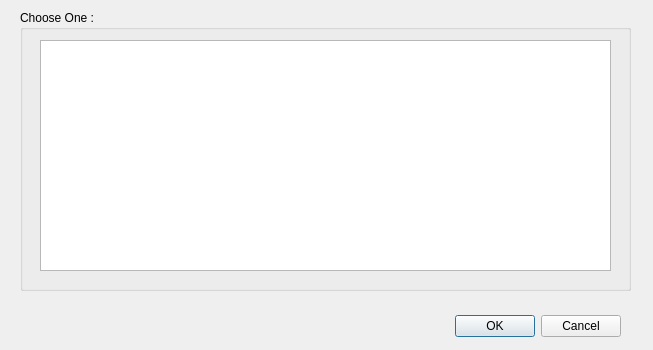
<?xml version="1.0" encoding="UTF-8"?>
<ui version="4.0">
 <class>subtreeDialog</class>
 <widget class="QDialog" name="subtreeDialog">
  <property name="geometry">
   <rect>
    <x>0</x>
    <y>0</y>
    <width>653</width>
    <height>350</height>
   </rect>
  </property>
  <property name="windowTitle">
   <string>Choose One</string>
  </property>
  <property name="windowIcon">
   <iconset resource="icons.qrc">
    <normaloff>:/SR_icon.png</normaloff>:/SR_icon.png</iconset>
  </property>
  <widget class="QDialogButtonBox" name="subtreeOK">
   <property name="geometry">
    <rect>
     <x>280</x>
     <y>310</y>
     <width>341</width>
     <height>32</height>
    </rect>
   </property>
   <property name="orientation">
    <enum>Qt::Horizontal</enum>
   </property>
   <property name="standardButtons">
    <set>QDialogButtonBox::Cancel|QDialogButtonBox::Ok</set>
   </property>
  </widget>
  <widget class="QGroupBox" name="groupBox">
   <property name="geometry">
    <rect>
     <x>20</x>
     <y>10</y>
     <width>611</width>
     <height>281</height>
    </rect>
   </property>
   <property name="title">
    <string>Choose One :</string>
   </property>
   <widget class="QListWidget" name="subtreeList">
    <property name="geometry">
     <rect>
      <x>20</x>
      <y>30</y>
      <width>571</width>
      <height>231</height>
     </rect>
    </property>
   </widget>
  </widget>
 </widget>
 <resources>
  <include location="icons.qrc"/>
 </resources>
 <connections>
  <connection>
   <sender>subtreeOK</sender>
   <signal>accepted()</signal>
   <receiver>subtreeDialog</receiver>
   <slot>accept()</slot>
   <hints>
    <hint type="sourcelabel">
     <x>498</x>
     <y>324</y>
    </hint>
    <hint type="destinationlabel">
     <x>157</x>
     <y>274</y>
    </hint>
   </hints>
  </connection>
  <connection>
   <sender>subtreeOK</sender>
   <signal>rejected()</signal>
   <receiver>subtreeDialog</receiver>
   <slot>reject()</slot>
   <hints>
    <hint type="sourcelabel">
     <x>566</x>
     <y>330</y>
    </hint>
    <hint type="destinationlabel">
     <x>286</x>
     <y>274</y>
    </hint>
   </hints>
  </connection>
 </connections>
</ui>
